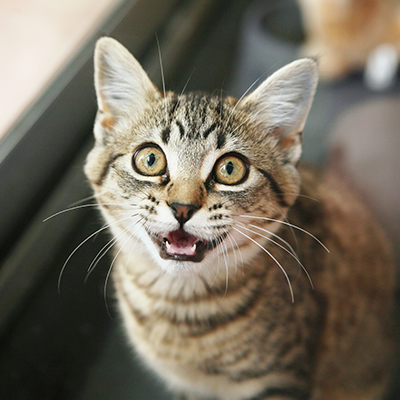
#> input picture Day-6/cat1.jpg, 400 x 400 px, found by its file name
$ python 3-euclidean.py
#> lines starting #> are read from the running program, lines starting #| are printed output that depends on the picture
### Day-6/base_transform.py
import cv2
import numpy as np

def load_image(path):
#> called with path = 'Day-6/cat1.jpg'
    img = cv2.imread(path)
#> img is the input picture: shape (400, 400, 3); mean B, G, R 93.9, 108.6, 116.5
    if img is None:
        raise FileNotFoundError(f"Image not found at {path}")
    return img

# [8 lines of commented-out code are left out]

def apply_transform(img, matrix):
    """
    Applies a 3x3 transformation matrix to an image.
    Uses cv2.warpPerspective to support all transforms.
    """
    rows, cols = img.shape[:2]
#> rows = 400; cols = 400
    transformed_img = cv2.warpPerspective(img, matrix, (cols, rows))
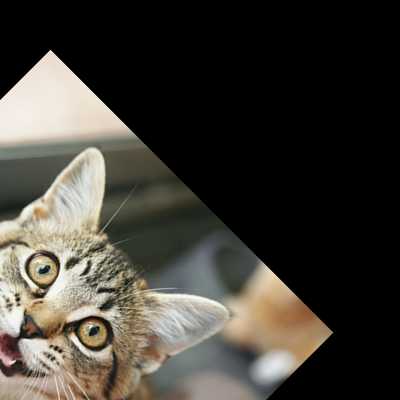
#> transformed_img: shape (400, 400, 3); mean B, G, R 55.2, 62.3, 65.7
    return transformed_img

### Day-6/3-euclidean.py
from base_transform import load_image, apply_transform
import numpy as np
import cv2
import math

def euclidean_transform(img, theta_deg, tx, ty):
    theta = math.radians(theta_deg)
    cos_t, sin_t = math.cos(theta), math.sin(theta)
    E = np.array([
        [cos_t, -sin_t, tx],
        [sin_t,  cos_t, ty],
        [0,      0,     1]
    ], dtype=np.float32)
    return apply_transform(img, E)

if __name__ == "__main__":
    img = load_image('Day-6/cat1.jpg')
    transformed = euclidean_transform(img, 45, 50, 50)
    cv2.imshow("Euclidean Transform", transformed)
    cv2.waitKey(0)
    cv2.destroyAllWindows()
